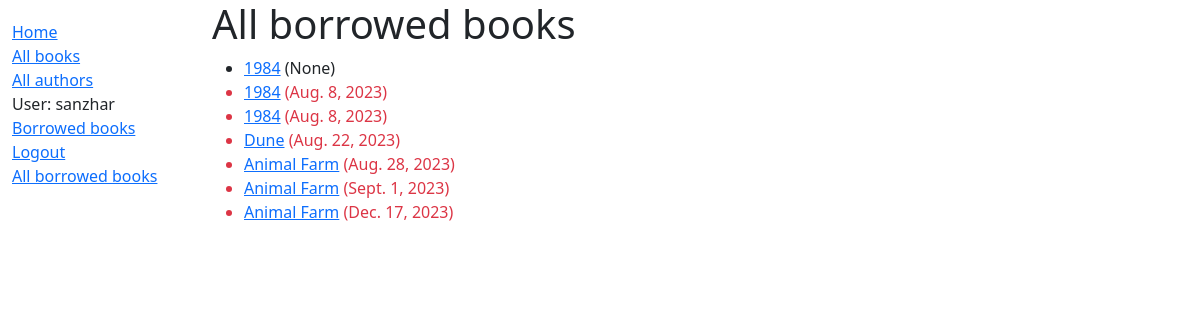
The page /catalog/borrowedbooks/ (signed in) on the database as committed earlier.
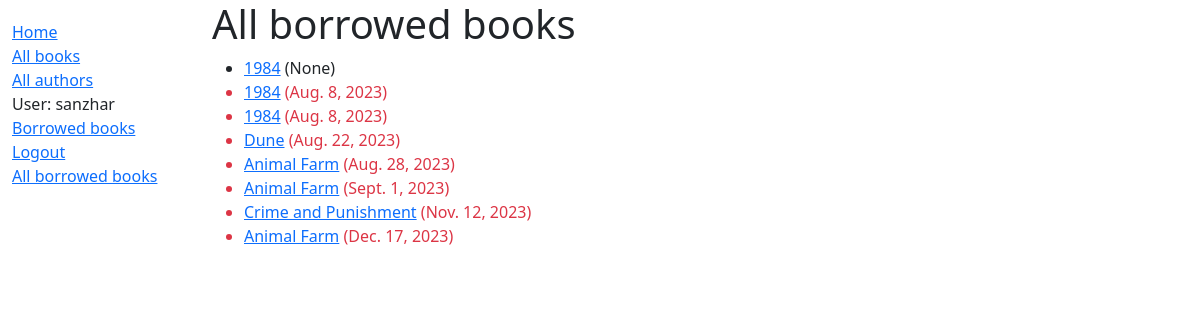
The same page on the database as committed later.
### catalog/models.py (models this page shows, shortened)
class BookInstance(models.Model):
    id = models.UUIDField(primary_key=True, default=uuid.uuid4,
                          help_text="Unique ID for this particular book across whole library")
    book = models.ForeignKey('Book', on_delete=models.SET_NULL, null=True)
    imprint = models.CharField(max_length=200)
    due_back = models.DateField(null=True, blank=True)
    LOAN_STATUS = (
        ('m', 'Maintenance'),
        ('o', 'On loan'),
        ('a', 'Available'),
        ('r', 'Reserved'),
    )
    status = models.CharField(max_length=1, choices=LOAN_STATUS, blank=True, default='m', help_text='Book availability')
    borrower = models.ForeignKey(User, on_delete=models.SET_NULL, null=True, blank=True)
    class Meta:
        ordering = ['due_back']
        permissions = (("can_mark_returned", "Set a book as returned"),)
    @property
    def is_overdue(self):
        if self.due_back and date.today() > self.due_back:
            return True
        return False

class Book(models.Model):
    title = models.CharField(max_length=200)
    author = models.ForeignKey('Author', on_delete=models.SET_NULL, null=True)
    summary = models.TextField(max_length=1000, help_text="Enter a brief description of the book", blank=True)
    isbn = models.CharField('ISBN', max_length=13, help_text='13 Character <a href="https://www.isbn-international.org/content/what-isbn">ISBN number</a>')
    genre = models.ManyToManyField(Genre, help_text="Select a genre for this book")
    language = models.ForeignKey('Language', on_delete=models.SET_NULL, null=True)

### catalog/views.py (the view)
# urls.py: path('borrowedbooks/', views.AllBorrowedBooks.as_view(), name='all_borrowed'),
class AllBorrowedBooks(PermissionRequiredMixin, generic.ListView):
    model = BookInstance
    template_name = 'catalog/borrowed_books_from_lib.html'
    permission_required = 'catalog.can_mark_returned'
    paginate_by = 10
    def get_queryset(self):
        return BookInstance.objects.all()

### catalog/templates/catalog/borrowed_books_from_lib.html
{% extends "base_generic.html" %}
{% block content %}
    <h1>All borrowed books</h1>
    {% if bookinstance_list %}
    <ul>
        {% for bookinst in bookinstance_list %}
        <li class="{% if bookinst.is_overdue %}text-danger{% endif %}"><a href="{% url 'book-detail' bookinst.book.pk %}">{{ bookinst.book.title }}</a>
        ({{ bookinst.due_back }})</li>
        {% endfor %}
    </ul>
    {% else %}
        <p>There is no borrowed books</p>
    {% endif %}
{% endblock %}

Rows that differ between the two databases and show on the page:
added BookInstance: book "Crime and Punishment", due_back "Nov. 12, 2023"
